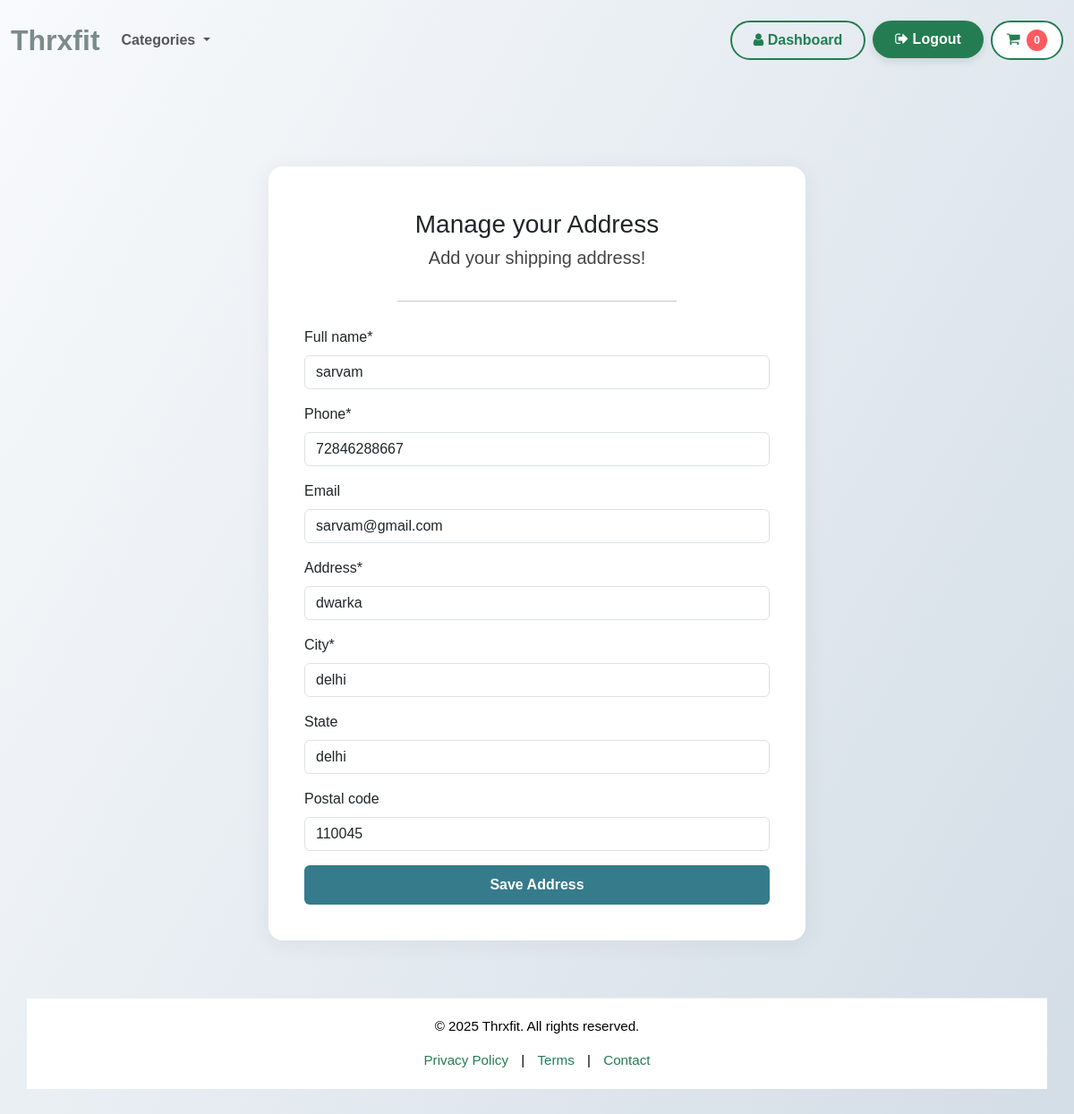
Screenshot of /user/manage-shipping/ (signed in) with the database file from the repository.
### buy_app/models.py (models this page shows, shortened)
class BuyAddress(models.Model):
    full_name = models.CharField(max_length=200)
    address = models.CharField(max_length=200)
    city = models.CharField(max_length=100)
    phone = models.CharField(max_length=15)
    email = models.EmailField(max_length=350, blank=True, null=True)
    state = models.CharField(max_length=100, blank=True, null=True)
    postal_code = models.CharField(max_length=20, blank=True, null=True)
    user = models.ForeignKey(User, on_delete=models.CASCADE,null=True, blank=True)
    class Meta:
        verbose_name = 'Shipping Address'
        verbose_name_plural = 'Shipping Address'

### user_app/views.py (the view, shortened to what this page needs)
# urls.py: path('manage-shipping/', views.manage_shipping, name='manage_shipping'),
@login_required(login_url='login')
def manage_shipping(request):
    try:
        shipping = BuyAddress.objects.get(user=request.user)
    except BuyAddress.DoesNotExist:
        shipping = None
    form = BuyForm(instance=shipping)
    context= {'form': form}
    return render(request, 'user_app/manage-shipping.html', context)

### buy_app/forms.py
class BuyForm(forms.ModelForm):
    class Meta:
        model = BuyAddress
        fields = ['full_name','email', 'address', 'city', 'phone', 'state', 'postal_code']
        exclude = ['user']

### cart_app/cart.py (called while the page is built)
    def unique_count(self):
        return len(self.user_cart.keys())

### cart_app/context_processors.py (called while the page is built)
def cart(request):
    return {'cart': Cart(request)}

### store_app/models.py (called while the page is built)
    def get_absolute_url(self):
        return reverse('list-category', args=[self.slug])

### store_app/views.py (called while the page is built)
def categories(request):
    all_categories = Category.objects.all()
    return {'all_categories': all_categories}

### user_app/templates/user_app/manage-shipping.html (shortened to what this page needs)
{% extends 'base.html' %}
{% load crispy_forms_tags %}
{% load static %}
{% block content %}
<section>
    <div class="address-card">
        <h3>Manage your Address</h3>
        <h5 class="mb-3">Add your shipping address!</h5>
        <hr>
        <form method="POST" autocomplete="off">
    {{ form.full_name| as_crispy_field }}
    {{ form.phone| as_crispy_field }}
    {{ form.email| as_crispy_field }}
    {{ form.address| as_crispy_field }}
    {{ form.city| as_crispy_field }}
    {{ form.state| as_crispy_field }}
    {{ form.postal_code| as_crispy_field }}
    <button type="submit" class="btn btn-primary w-100">Save Address</button>
  </form>
{% endblock %}

### store_app/templates/base.html (style rules this page uses)
html, body { height: 100%; }
body { display: flex; flex-direction: column; min-height: 100vh; background-color: #fff; font-family: 'Montserrat', sans-serif; }

### user_app/templates/user_app/manage-shipping.html (style rules this page uses)
body { background: linear-gradient(120deg, #f8fafc 0%, #d3dde6 100%); min-height: 100vh; }
.address-card { max-width: 600px; margin: 64px auto; background: #fff; border-radius: 16px; box-shadow: 0 4px 24px 2px rgba(30, 41, 59, 0.05); padding: 48px 40px 40px 40px; display: flex; flex-direction: column; align-items: center; }
.address-card h3, .address-card h5 { width: 100%; text-align: center; }
.address-card h3 { font-size: 1.75rem; }
.address-card h5 { color: #444; font-weight: 500; }
.address-card hr { width: 60%; margin: 20px auto 28px auto; }
.address-card form { width: 100%; position: relative; }
.address-card .btn-primary { background: #357b8c; border: none; border-radius: 6px; font-weight: 600; font-size: 16px; padding: 10px 0; }

### rows the page displays
BuyAddress: full_name "sarvam", phone "72846288667", email "sarvam@gmail.com", address "dwarka", city "delhi", state "delhi", postal_code "110045"
